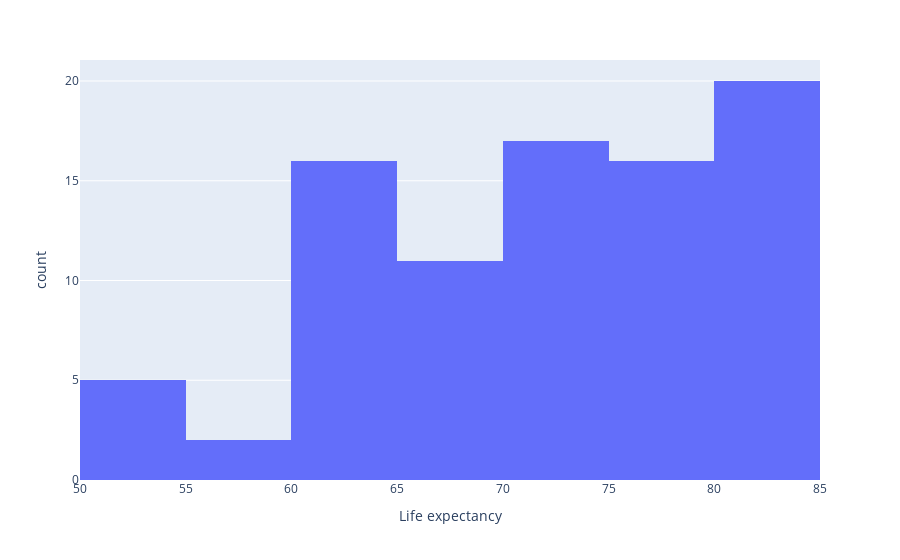

Notebook code cell kept with this figure:
### Code cell
px.histogram(gdp_pop_le.query('Year == 2017'), x='Life expectancy')

### Figure 1 — Plotly figure (JSON) as saved in the notebook; plotly's stock layout.template omitted (floating-point values rounded to 4 significant figures)
{"data": [{"alignmentgroup": "True", "bingroup": "x", "hovertemplate": "Life expectancy=%{x}<br>count=%{y}<extra></extra>", "legendgroup": "", "marker": {"color": "#636efa", "pattern": {"shape": ""}}, "name": "", "offsetgroup": "", "orientation": "v", "showlegend": false, "type": "histogram", "x": [76.5, 76.37, 83.12, 81.34, 73.55, 72.05, 81.31, 74.36, 61.17, 70.94, 68.81, 75.46, 60.77, 60.9, 58.51, 82.21, 52.24, 53.71, 79.91, 76.47, 76.92, 63.95, 79.91, 57.02, 60.03, 80.68, 73.69, 76.58, 71.66, 67.25, 81.56, 82.43, 65.84, 63.46, 81.9, 73.81, 69.62, 74.9, 69.17, 71.28, 76.27, 82.66, 83.18, 84.29, 65.91, 52.95, 63.3, 81.95, 66.31, 63.28, 75.83, 64.46, 74.95, 66.56, 70.17, 82.0, 74.07, 61.6, 53.95, 82.15, 66.95, 78.15, 64.01, 73.99, 76.29, 70.95, 81.66, 68.34, 72.3, 67.38, 73.28, 53.9, 83.28, 63.54, 82.63, 83.29, 64.88, 82.52, 76.68, 60.49, 73.25, 77.16, 81.17, 78.86, 77.63, 63.04, 60.81], "xaxis": "x", "yaxis": "y"}], "layout": {"autosize": true, "barmode": "relative", "legend": {"tracegroupgap": 0}, "margin": {"t": 60}, "xaxis": {"anchor": "y", "autorange": true, "domain": [0, 1], "range": [50, 85], "title": {"text": "Life expectancy"}, "type": "linear"}, "yaxis": {"anchor": "x", "autorange": true, "domain": [0, 1], "range": [0, 21.05], "title": {"text": "count"}}}}
